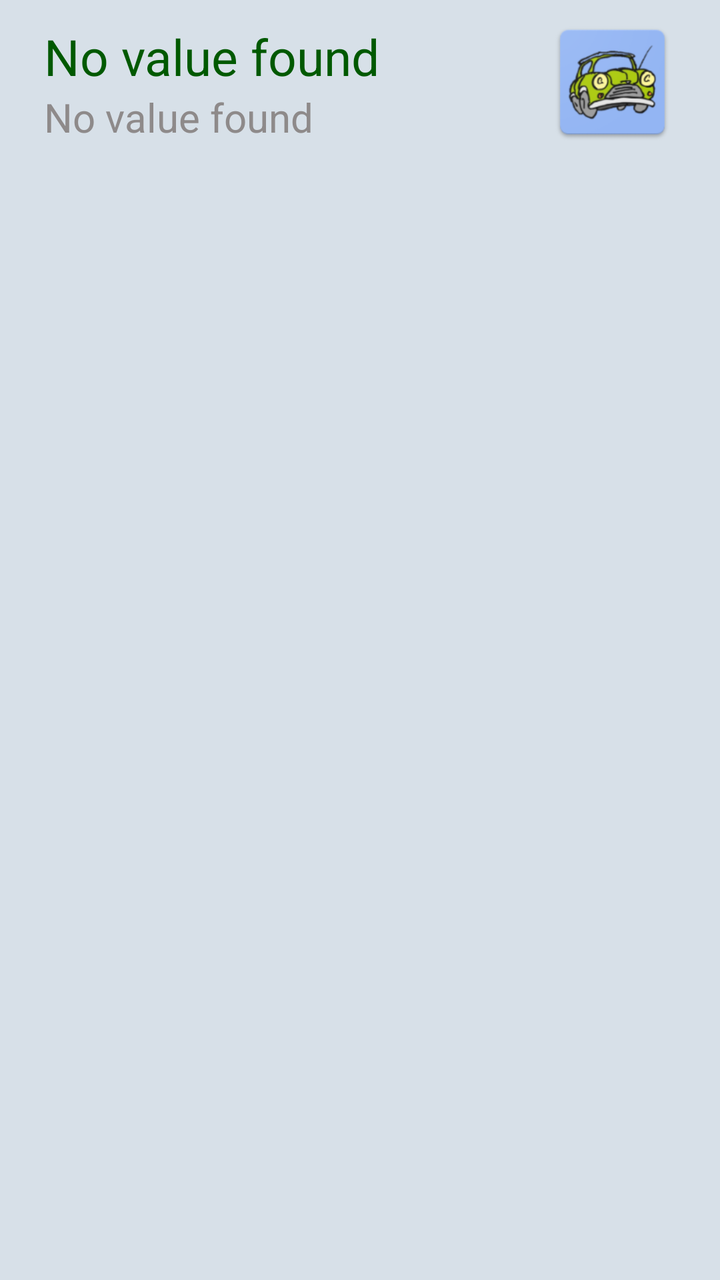
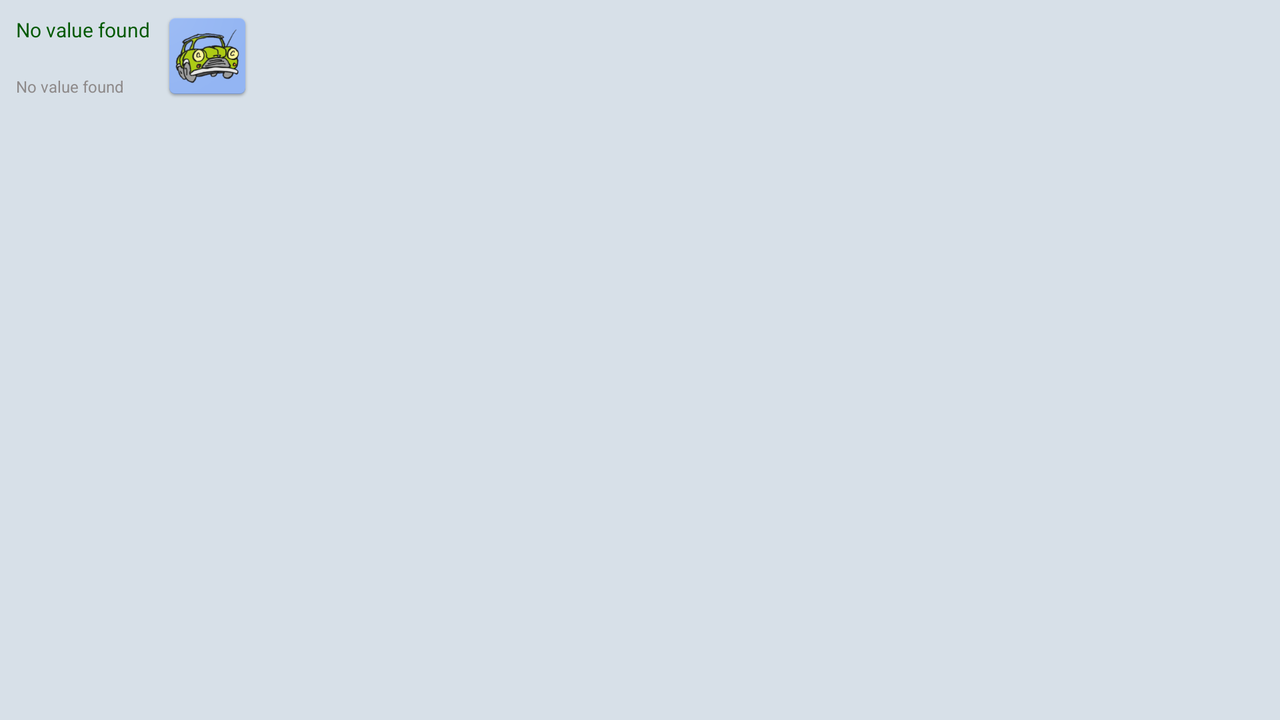

One screen, two layout resources from the same app: the default and the author's alternative for another configuration. Each is rendered where Android would select it; the XML of both is given below.
<!-- AndroidManifest.xml: application theme AppTheme -->
<!-- res/layout/activity_trip_entry.xml -->
<?xml version="1.0" encoding="utf-8"?>
<android.support.constraint.ConstraintLayout xmlns:android="http://schemas.android.com/apk/res/android"
    xmlns:app="http://schemas.android.com/apk/res-auto"
    xmlns:tools="http://schemas.android.com/tools"
    android:id="@+id/relativeLayout"
    android:layout_width="match_parent"
    android:layout_height="match_parent"
    android:background="@color/light_blue">


    <ImageView
        android:id="@+id/car_icon"
        android:layout_width="73dp"
        android:layout_height="66dp"
        android:layout_marginBottom="8dp"
        android:layout_marginEnd="8dp"
        android:layout_marginLeft="8dp"
        android:layout_marginRight="8dp"
        android:layout_marginStart="8dp"
        android:layout_marginTop="8dp"
        app:layout_constraintBottom_toBottomOf="parent"
        app:layout_constraintEnd_toEndOf="parent"
        app:layout_constraintHorizontal_bias="0.965"
        app:layout_constraintStart_toStartOf="parent"
        app:layout_constraintTop_toTopOf="parent"
        app:layout_constraintVertical_bias="0.0"
        app:srcCompat="@mipmap/ic_trackyourtrips" />

    <LinearLayout
        android:layout_width="218dp"
        android:layout_height="68dp"
        android:orientation="vertical"
        app:layout_constraintBottom_toBottomOf="parent"
        app:layout_constraintEnd_toEndOf="parent"
        app:layout_constraintHorizontal_bias="0.156"
        app:layout_constraintStart_toStartOf="parent"
        app:layout_constraintTop_toTopOf="parent"
        app:layout_constraintVertical_bias="0.02">

        <TextView
            android:id="@+id/tv_driver"
            style="@style/TextView"
            android:layout_width="wrap_content"
            android:layout_height="wrap_content"
            android:layout_gravity="left|center_vertical"
            android:text="@string/entry_init"
            app:layout_constraintBottom_toTopOf="@+id/tv_startTimestamp"
            app:layout_constraintStart_toEndOf="@+id/car_icon"
            app:layout_constraintTop_toTopOf="parent"
            app:layout_constraintVertical_bias="0.0" />

        <TextView
            android:id="@+id/tv_startTimestamp"
            style="@style/TextViewDes"
            android:layout_width="wrap_content"
            android:layout_height="26dp"
            android:layout_gravity="left|center_vertical"
            android:text="@string/entry_init"
            app:layout_constraintBottom_toBottomOf="parent"
            app:layout_constraintEnd_toEndOf="parent"
            app:layout_constraintHorizontal_bias="0.0"
            app:layout_constraintStart_toEndOf="@+id/car_icon"
            app:layout_constraintTop_toBottomOf="@+id/car_icon"
            app:layout_constraintVertical_bias="0.0" />

        <TextView
            android:id="@+id/tv_endTimestamp"
            style="@style/TextViewSmall"
            android:layout_width="wrap_content"
            android:layout_height="wrap_content"
            android:layout_marginBottom="8dp"
            android:text="@string/entry_init"
            android:visibility="gone"
            app:layout_constraintBottom_toBottomOf="parent"
            app:layout_constraintStart_toStartOf="@+id/tv_startTimestamp"
            app:layout_constraintTop_toBottomOf="@+id/tv_startTimestamp"
            app:layout_constraintVertical_bias="0.0" />
    </LinearLayout>

</android.support.constraint.ConstraintLayout>
<!-- resources referenced by this layout -->
<resources>
  <color name="light_blue">#d7e0e8</color>
  <!-- mipmap ic_trackyourtrips: png bitmap (mipmap-hdpi, 5676 bytes) -->
  <string name="entry_init">No value found</string>
  <style name="TextView" parent="@android:style/TextAppearance">
          <item name="android:textColor">@color/dark_green</item>
          <item name="android:textSize">25dp</item>
      </style>
  <style name="TextViewDes" parent="@android:style/TextAppearance">
      <item name="android:textColor">@color/dark_grey</item>
      <item name="android:textSize">20dp</item>
  </style>
  <style name="TextViewSmall" parent="@android:style/TextAppearance">
          <item name="android:textColor">@color/dark_green</item>
          <item name="android:textSize">20dp</item>
      </style>
  <style name="AppTheme" parent="Theme.AppCompat.Light.DarkActionBar">
          
          <item name="colorPrimary">@color/colorPrimary</item>
          <item name="colorPrimaryDark">@color/colorPrimaryDark</item>
          <item name="colorAccent">@color/colorAccent</item>
      </style>
  <color name="dark_green">#005900</color>
  <color name="dark_grey">#8e8a8a</color>
  <color name="colorPrimary">#447cae</color>
  <color name="colorPrimaryDark">#184C8C</color>
  <color name="colorAccent">#759dce</color>
</resources>
<!-- res/layout-land/activity_trip_entry.xml (the author's variant of the layout above) -->
<!-- drawn on the phone turned sideways -->
<?xml version="1.0" encoding="utf-8"?>
<android.support.constraint.ConstraintLayout xmlns:android="http://schemas.android.com/apk/res/android"
    xmlns:app="http://schemas.android.com/apk/res-auto"
    xmlns:tools="http://schemas.android.com/tools"
    android:id="@+id/relativeLayout"
    android:layout_width="match_parent"
    android:layout_height="match_parent"
    android:background="@color/light_blue"
    tools:layout_editor_absoluteY="73dp">


    <LinearLayout
        android:layout_width="141dp"
        android:layout_height="56dp"
        android:orientation="horizontal"
        app:layout_constraintBottom_toBottomOf="parent"
        app:layout_constraintEnd_toEndOf="parent"
        app:layout_constraintHorizontal_bias="0.0"
        app:layout_constraintStart_toStartOf="parent"
        app:layout_constraintTop_toTopOf="parent"
        app:layout_constraintVertical_bias="0.0">


        <LinearLayout
            android:layout_width="wrap_content"
            android:layout_height="wrap_content"
            android:orientation="vertical"
            app:layout_constraintBottom_toBottomOf="parent"
            app:layout_constraintEnd_toStartOf="@+id/car_icon"
            app:layout_constraintHorizontal_bias="1.0"
            app:layout_constraintStart_toStartOf="parent"
            app:layout_constraintTop_toTopOf="@+id/car_icon"
            app:layout_constraintVertical_bias="0.0">

            <TextView
                android:id="@+id/tv_driver"
                style="@style/TextViewVerySmall"
                android:layout_width="wrap_content"
                android:layout_height="wrap_content"
                android:layout_gravity="left|bottom"
                android:layout_marginBottom="8dp"
                android:layout_marginLeft="8dp"
                android:layout_marginStart="8dp"
                android:layout_marginTop="8dp"
                android:text="@string/entry_init"
                app:layout_constraintBottom_toTopOf="@+id/tv_startTimestamp"
                app:layout_constraintStart_toEndOf="@+id/car_icon"
                app:layout_constraintTop_toTopOf="parent"
                app:layout_constraintVertical_bias="0.0" />

            <TextView
                android:id="@+id/tv_startTimestamp"
                style="@style/TextViewDesVerySmall"
                android:layout_width="wrap_content"
                android:layout_height="wrap_content"
                android:layout_gravity="left|top"
                android:layout_marginBottom="8dp"
                android:layout_marginEnd="8dp"
                android:layout_marginLeft="8dp"
                android:layout_marginRight="8dp"
                android:layout_marginStart="8dp"
                android:layout_marginTop="8dp"
                android:text="@string/entry_init"
                app:layout_constraintBottom_toBottomOf="parent"
                app:layout_constraintEnd_toEndOf="parent"
                app:layout_constraintHorizontal_bias="0.0"
                app:layout_constraintStart_toEndOf="@+id/car_icon"
                app:layout_constraintTop_toBottomOf="@+id/car_icon"
                app:layout_constraintVertical_bias="0.0" />

            <TextView
                android:id="@+id/tv_endTimestamp"
                style="@style/TextViewVerySmall"
                android:layout_width="wrap_content"
                android:layout_height="wrap_content"
                android:layout_marginBottom="8dp"
                android:text="@string/entry_init"
                android:visibility="gone"
                app:layout_constraintBottom_toBottomOf="parent"
                app:layout_constraintStart_toStartOf="@+id/tv_startTimestamp"
                app:layout_constraintTop_toBottomOf="@+id/tv_startTimestamp"
                app:layout_constraintVertical_bias="0.0" />
        </LinearLayout>

        <ImageView
            android:id="@+id/car_icon"
            android:layout_width="57dp"
            android:layout_height="wrap_content"
            android:layout_gravity="center_vertical|center_horizontal"
            app:srcCompat="@mipmap/ic_trackyourtrips"
            tools:layout_editor_absoluteX="452dp"
            tools:layout_editor_absoluteY="12dp" />
    </LinearLayout>

</android.support.constraint.ConstraintLayout>
<!-- resources referenced by the variant -->
<!-- as the phone turned sideways resolves them -->
<resources>
  <color name="light_blue">#d7e0e8</color>
  <!-- mipmap ic_trackyourtrips: png bitmap (mipmap-hdpi, 5676 bytes) -->
  <string name="entry_init">No value found</string>
  <style name="TextViewDesVerySmall" parent="@android:style/TextAppearance">
          <item name="android:textColor">@color/dark_grey</item>
          <item name="android:textSize">8dp</item>
      </style>
  <style name="TextViewVerySmall" parent="@android:style/TextAppearance">
          <item name="android:textColor">@color/dark_green</item>
          <item name="android:textSize">10dp</item>
      </style>
  <style name="AppTheme" parent="Theme.AppCompat.Light.DarkActionBar">
          
          <item name="colorPrimary">@color/colorPrimary</item>
          <item name="colorPrimaryDark">@color/colorPrimaryDark</item>
          <item name="colorAccent">@color/colorAccent</item>
      </style>
  <color name="dark_grey">#8e8a8a</color>
  <color name="dark_green">#005900</color>
  <color name="colorPrimary">#447cae</color>
  <color name="colorPrimaryDark">#184C8C</color>
  <color name="colorAccent">#759dce</color>
</resources>
